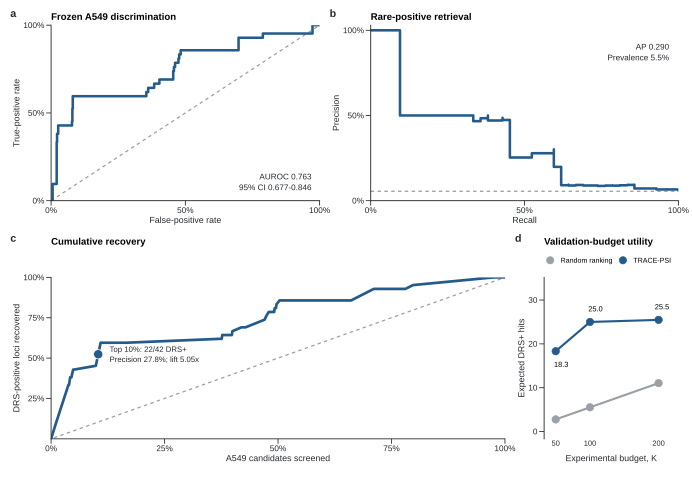

Here is the R script that generated this plot:
#!/usr/bin/env Rscript

args <- commandArgs(trailingOnly = FALSE)
script_file <- sub("^--file=", "", grep("^--file=", args, value = TRUE)[1])
SCRIPT_DIR <- dirname(normalizePath(script_file, mustWork = TRUE))
REPO_ROOT <- normalizePath(file.path(SCRIPT_DIR, ".."), mustWork = TRUE)
source(file.path(SCRIPT_DIR, "_figure_common.R"))

# Static preflight contract (implemented by save_trace_figure): family = "Liberation Sans";
# width_mm = 183; svglite::svglite(); grDevices::cairo_pdf();
# ragg::agg_tiff(res = 600); ragg::agg_png(res = 300);
# require_patchwork_panel_alignment().

scorecard <- read_tsv_gz("07_tracepsi", "phase4c_A549_TRACEpsi_scorecard.tsv.gz")
metrics <- read_tsv("07_tracepsi", "phase4c_A549_lockbox_metrics.tsv")
delta <- read_tsv("07_tracepsi", "phase4c_A549_lockbox_deltaAUC.tsv")
robustness <- read_tsv("07_tracepsi", "phase4d_external_motif_robustness.tsv")

frozen <- metrics[score == "P2_TRACEpsi_frozen"]
stopifnot(nrow(scorecard) == frozen$n, sum(scorecard$DRS_reported) == frozen$positives)
write_plot_source(frozen, "Figure4_frozen_lockbox_metrics.tsv")
write_plot_source(delta, "Figure4_lockbox_deltaAUC_provenance.tsv")
write_plot_source(robustness, "Figure4_supplementary_motif_robustness_provenance.tsv")

y <- scorecard$DRS_reported
score <- scorecard$TRACEpsi_score
n <- length(y)
n_pos <- sum(y)
n_neg <- n - n_pos
prevalence <- mean(y)

# Tied scores are accumulated as groups, matching the frozen ranking semantics.
groups <- scorecard[, .(group_n = .N, group_pos = sum(DRS_reported)),
                    by = .(score = TRACEpsi_score)][order(-score)]
groups[, `:=`(cum_n = cumsum(group_n), cum_pos = cumsum(group_pos))]
groups[, cum_neg := cum_n - cum_pos]

# Panel a: ROC from individual lockbox scores.
panel_a <- rbind(
  data.table(threshold = Inf, false_positive_rate = 0, true_positive_rate = 0),
  groups[, .(threshold = score,
             false_positive_rate = cum_neg / n_neg,
             true_positive_rate = cum_pos / n_pos)]
)
auc_rebuilt <- sum(diff(panel_a$false_positive_rate) *
                     (head(panel_a$true_positive_rate, -1) + tail(panel_a$true_positive_rate, -1)) / 2)
stopifnot(abs(auc_rebuilt - frozen$AUROC) < 1e-12)
write_plot_source(panel_a, "Figure4_panelA_A549_ROC.tsv")

p_a <- ggplot(panel_a, aes(false_positive_rate, true_positive_rate)) +
  geom_abline(slope = 1, intercept = 0, colour = TRACE_COLORS[["neutral_mid"]],
              linewidth = 0.45, linetype = "22") +
  geom_step(colour = TRACE_COLORS[["P2_TRACEpsi"]], linewidth = 0.9, direction = "hv") +
  annotate("text", x = 0.97, y = 0.06,
           label = sprintf("AUROC %.3f\n95%% CI %.3f-%.3f",
                           frozen$AUROC, frozen$AUROC_CI_low, frozen$AUROC_CI_high),
           hjust = 1, vjust = 0, size = 2.15, lineheight = 1.1,
           family = FONT_FAMILY, colour = TRACE_COLORS[["ink"]]) +
  scale_x_continuous(limits = c(0, 1), breaks = c(0, 0.5, 1),
                     labels = percent_format(accuracy = 1), expand = c(0, 0)) +
  scale_y_continuous(limits = c(0, 1), breaks = c(0, 0.5, 1),
                     labels = percent_format(accuracy = 1), expand = c(0, 0)) +
  labs(title = "Frozen A549 discrimination", x = "False-positive rate",
       y = "True-positive rate") +
  theme_trace()

# Panel b: precision-recall from the same scores.
panel_b <- rbind(
  data.table(threshold = Inf, recall = 0, precision = 1),
  groups[, .(threshold = score, recall = cum_pos / n_pos, precision = cum_pos / cum_n)]
)
ap_rebuilt <- sum(diff(panel_b$recall) * tail(panel_b$precision, -1))
stopifnot(abs(ap_rebuilt - frozen$average_precision) < 1e-12)
write_plot_source(panel_b, "Figure4_panelB_A549_precision_recall.tsv")

p_b <- ggplot(panel_b, aes(recall, precision)) +
  geom_hline(yintercept = prevalence, colour = TRACE_COLORS[["neutral_mid"]],
             linewidth = 0.45, linetype = "22") +
  geom_step(colour = TRACE_COLORS[["P2_TRACEpsi"]], linewidth = 0.9, direction = "hv") +
  annotate("text", x = 0.97, y = 0.92,
           label = sprintf("AP %.3f\nPrevalence %.1f%%",
                           frozen$average_precision, 100 * prevalence),
           hjust = 1, vjust = 1, size = 2.15, lineheight = 1.1,
           family = FONT_FAMILY, colour = TRACE_COLORS[["ink"]]) +
  scale_x_continuous(limits = c(0, 1), breaks = c(0, 0.5, 1),
                     labels = percent_format(accuracy = 1), expand = c(0, 0)) +
  scale_y_continuous(limits = c(0, 1.03), breaks = c(0, 0.5, 1),
                     labels = percent_format(accuracy = 1), expand = c(0, 0)) +
  labs(title = "Rare-positive retrieval", x = "Recall", y = "Precision") +
  theme_trace()

# Tie-aware expected positives for every exact validation budget.
expected_hits_at_k <- function(k) {
  if (k <= 0) return(0)
  boundary <- which(groups$cum_n >= k)[1]
  before_n <- if (boundary == 1) 0 else groups$cum_n[boundary - 1]
  before_pos <- if (boundary == 1) 0 else groups$cum_pos[boundary - 1]
  need <- k - before_n
  before_pos + need * groups$group_pos[boundary] / groups$group_n[boundary]
}

panel_c <- data.table(budget = 0:n)
panel_c[, expected_hits := vapply(budget, expected_hits_at_k, numeric(1))]
panel_c[, `:=`(
  fraction_screened = budget / n,
  positive_recovery = expected_hits / n_pos,
  random_expected_hits = budget * prevalence,
  random_recovery = budget / n
)]
write_plot_source(panel_c, "Figure4_panelC_A549_cumulative_recovery.tsv")

k10_inclusive <- frozen$K10_tie_inclusive
hits10 <- frozen$Precision10_tieaware * k10_inclusive
p_c <- ggplot(panel_c, aes(fraction_screened, positive_recovery)) +
  geom_abline(slope = 1, intercept = 0, colour = TRACE_COLORS[["neutral_mid"]],
              linewidth = 0.45, linetype = "22") +
  geom_line(colour = TRACE_COLORS[["P2_TRACEpsi"]], linewidth = 0.95) +
  annotate("point", x = k10_inclusive / n, y = hits10 / n_pos,
           shape = 21, size = 3.0, fill = TRACE_COLORS[["P2_TRACEpsi"]],
           colour = "white", stroke = 0.4) +
  annotate("text", x = k10_inclusive / n + 0.025, y = hits10 / n_pos,
           label = sprintf("Top 10%%: %.0f/%d DRS+\nPrecision %.1f%%; lift %.2fx",
                           hits10, n_pos, 100 * frozen$Precision10_tieaware,
                           frozen$Lift10_tieaware),
           hjust = 0, vjust = 0.5, size = 2.05, lineheight = 1.08,
           family = FONT_FAMILY, colour = TRACE_COLORS[["ink"]]) +
  scale_x_continuous(limits = c(0, 1), breaks = c(0, 0.25, 0.5, 0.75, 1),
                     labels = percent_format(accuracy = 1), expand = c(0, 0)) +
  scale_y_continuous(limits = c(0, 1), breaks = c(0.25, 0.5, 0.75, 1),
                     labels = percent_format(accuracy = 1), expand = c(0, 0)) +
  labs(title = "Cumulative recovery", x = "A549 candidates screened",
       y = "DRS-positive loci recovered") +
  theme_trace()

# Panel d: practical validation budgets, with the random expectation exposed.
budget_values <- c(50L, 100L, 200L)
panel_d <- data.table(
  budget = budget_values,
  trace_expected_hits = c(frozen$budget50_expected_positives,
                          frozen$budget100_expected_positives,
                          frozen$budget200_expected_positives)
)
panel_d[, rebuilt_expected_hits := vapply(budget, expected_hits_at_k, numeric(1))]
stopifnot(max(abs(panel_d$trace_expected_hits - panel_d$rebuilt_expected_hits)) < 1e-12)
panel_d[, random_expected_hits := budget * prevalence]
panel_d_long <- melt(panel_d, id.vars = "budget",
                     measure.vars = c("trace_expected_hits", "random_expected_hits"),
                     variable.name = "ranking", value.name = "expected_hits")
panel_d_long[, ranking := factor(ranking,
  levels = c("random_expected_hits", "trace_expected_hits"),
  labels = c("Random ranking", "TRACE-PSI"))]
panel_d_labels <- panel_d_long[ranking == "TRACE-PSI"]
panel_d_labels[, `:=`(
  label_x = budget + c(8, 8, 5),
  label_y = expected_hits + c(-3.0, 3.0, 3.0)
)]
write_plot_source(panel_d, "Figure4_panelD_A549_validation_budget.tsv")

p_d <- ggplot(panel_d_long, aes(budget, expected_hits, colour = ranking, group = ranking)) +
  geom_line(linewidth = 0.75) +
  geom_point(size = 2.45) +
  geom_text(data = panel_d_labels,
            aes(x = label_x, y = label_y, label = sprintf("%.1f", expected_hits)),
            inherit.aes = FALSE, hjust = 0.5, vjust = 0.5,
            size = 1.95, family = FONT_FAMILY, show.legend = FALSE) +
  scale_colour_manual(values = c("Random ranking" = TRACE_COLORS[["neutral_mid"]],
                                 "TRACE-PSI" = TRACE_COLORS[["P2_TRACEpsi"]])) +
  scale_x_continuous(breaks = budget_values, limits = c(42, 220)) +
  scale_y_continuous(limits = c(0, 33.5), breaks = c(0, 10, 20, 30)) +
  labs(title = "Validation-budget utility", x = "Experimental budget, K",
       y = "Expected DRS+ hits") +
  guides(colour = guide_legend(override.aes = list(linewidth = 0, size = 2.4))) +
  theme_trace() +
  theme(legend.position = "top", legend.text = element_text(size = 5.3),
        legend.key.width = grid::unit(3.2, "mm"),
        legend.spacing.x = grid::unit(1.8, "mm"),
        legend.margin = margin(t = 2, b = 2),
        axis.text.x = element_text(size = 5.6), axis.ticks.x = element_blank(),
        axis.line.x = element_blank(),
        plot.title = element_text(margin = margin(b = 4)))

design <- "
AABB
CCCD
"
figure <- p_a + p_b + p_c + p_d +
  plot_layout(design = design, heights = c(1, 0.92), guides = "keep") +
  plot_annotation(tag_levels = "a") &
  theme(plot.tag = element_text(size = 8, face = "bold", family = FONT_FAMILY))

save_trace_figure(
  figure, "Figure4_main", height_mm = 126,
  panel_ids = c("a", "b", "c", "d")
)
